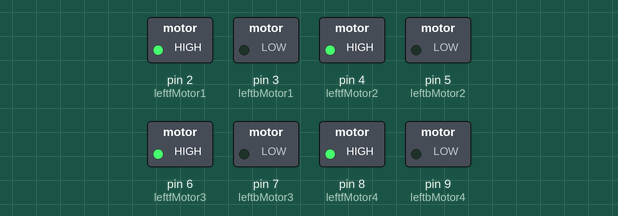
Bench run of a sketch on a simulated Arduino Uno, built with avr-gcc and run on an emulated ATmega328P. Shown: switched loads named in the sketch (green lamp = pin HIGH).

Above: at 0.1 s.
Timing chart, 0 to 1.6 s (numbered marks = the images above):
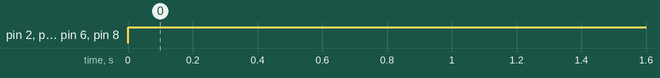

The sketch:

motors.ino
```cpp
//digital pins out

const int leftfMotor1 = 2;
const int leftbMotor1 = 3;

const int leftfMotor2 = 4;
const int leftbMotor2 = 5;

const int leftfMotor3 = 6;
const int leftbMotor3 = 7;

const int leftfMotor4 = 8;
const int leftbMotor4 = 9;

//motors

void setup()
{
   pinMode(leftfMotor1, OUTPUT);
  pinMode(leftbMotor1, OUTPUT);

  pinMode(leftfMotor2, OUTPUT);
  pinMode(leftbMotor2, OUTPUT);

  pinMode(leftfMotor3, OUTPUT);
  pinMode(leftbMotor3, OUTPUT);

  pinMode(leftfMotor4, OUTPUT);
  pinMode(leftbMotor4, OUTPUT);
}


void loop() //run forward
{

  digitalWrite(leftfMotor1, HIGH);
  digitalWrite(leftbMotor1, LOW);

  digitalWrite(leftfMotor2, HIGH);
  digitalWrite(leftbMotor2, LOW);

  digitalWrite(leftfMotor3, HIGH);
  digitalWrite(leftbMotor3, LOW);

  digitalWrite(leftfMotor4, HIGH);
  digitalWrite(leftbMotor4, LOW);

}
```

Measured:
- by itself, pin 2 (leftfMotor1), pin 4 (leftfMotor2), pin 6 (leftfMotor3), pin 8 (leftfMotor4): LOW → HIGH at 0.00 s
